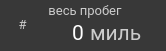
     <widget class="QFrame" name="f_dist_total">
      <property name="geometry">
       <rect>
        <x>190</x>
        <y>260</y>
        <width>166</width>
        <height>51</height>
       </rect>
      </property>
      <property name="minimumSize">
       <size>
        <width>166</width>
        <height>51</height>
       </size>
      </property>
      <property name="maximumSize">
       <size>
        <width>166</width>
        <height>51</height>
       </size>
      </property>
      <property name="styleSheet">
       <string notr="true">background-color: #383838;
border-radius: 20px;</string>
      </property>
      <property name="frameShape">
       <enum>QFrame::StyledPanel</enum>
      </property>
      <property name="frameShadow">
       <enum>QFrame::Raised</enum>
      </property>
      <widget class="QLabel" name="stat_dist_total_text">
       <property name="geometry">
        <rect>
         <x>30</x>
         <y>0</y>
         <width>110</width>
         <height>20</height>
        </rect>
       </property>
       <property name="minimumSize">
        <size>
         <width>110</width>
         <height>20</height>
        </size>
       </property>
       <property name="maximumSize">
        <size>
         <width>110</width>
         <height>20</height>
        </size>
       </property>
       <property name="palette">
        <palette>
         <active>
          <colorrole role="WindowText">
           <brush brushstyle="SolidPattern">
            <color alpha="255">
             <red>204</red>
             <green>204</green>
             <blue>204</blue>
            </color>
           </brush>
          </colorrole>
          <colorrole role="Button">
           <brush brushstyle="SolidPattern">
            <color alpha="255">
             <red>56</red>
             <green>56</green>
             <blue>56</blue>
            </color>
           </brush>
          </colorrole>
          <colorrole role="Text">
           <brush brushstyle="SolidPattern">
            <color alpha="255">
             <red>204</red>
             <green>204</green>
             <blue>204</blue>
            </color>
           </brush>
          </colorrole>
          <colorrole role="ButtonText">
           <brush brushstyle="SolidPattern">
            <color alpha="255">
             <red>204</red>
             <green>204</green>
             <blue>204</blue>
            </color>
           </brush>
          </colorrole>
          <colorrole role="Base">
           <brush brushstyle="SolidPattern">
            <color alpha="255">
             <red>56</red>
             <green>56</green>
             <blue>56</blue>
            </color>
           </brush>
          </colorrole>
          <colorrole role="Window">
           <brush brushstyle="SolidPattern">
            <color alpha="255">
             <red>56</red>
             <green>56</green>
             <blue>56</blue>
            </color>
           </brush>
          </colorrole>
         </active>
         <inactive>
          <colorrole role="WindowText">
           <brush brushstyle="SolidPattern">
            <color alpha="255">
             <red>204</red>
             <green>204</green>
             <blue>204</blue>
            </color>
           </brush>
          </colorrole>
          <colorrole role="Button">
           <brush brushstyle="SolidPattern">
            <color alpha="255">
             <red>56</red>
             <green>56</green>
             <blue>56</blue>
            </color>
           </brush>
          </colorrole>
          <colorrole role="Text">
           <brush brushstyle="SolidPattern">
            <color alpha="255">
             <red>204</red>
             <green>204</green>
             <blue>204</blue>
            </color>
           </brush>
          </colorrole>
          <colorrole role="ButtonText">
           <brush brushstyle="SolidPattern">
            <color alpha="255">
             <red>204</red>
             <green>204</green>
             <blue>204</blue>
            </color>
           </brush>
          </colorrole>
          <colorrole role="Base">
           <brush brushstyle="SolidPattern">
            <color alpha="255">
             <red>56</red>
             <green>56</green>
             <blue>56</blue>
            </color>
           </brush>
          </colorrole>
          <colorrole role="Window">
           <brush brushstyle="SolidPattern">
            <color alpha="255">
             <red>56</red>
             <green>56</green>
             <blue>56</blue>
            </color>
           </brush>
          </colorrole>
         </inactive>
         <disabled>
          <colorrole role="WindowText">
           <brush brushstyle="SolidPattern">
            <color alpha="255">
             <red>204</red>
             <green>204</green>
             <blue>204</blue>
            </color>
           </brush>
          </colorrole>
          <colorrole role="Button">
           <brush brushstyle="SolidPattern">
            <color alpha="255">
             <red>56</red>
             <green>56</green>
             <blue>56</blue>
            </color>
           </brush>
          </colorrole>
          <colorrole role="Text">
           <brush brushstyle="SolidPattern">
            <color alpha="255">
             <red>204</red>
             <green>204</green>
             <blue>204</blue>
            </color>
           </brush>
          </colorrole>
          <colorrole role="ButtonText">
           <brush brushstyle="SolidPattern">
            <color alpha="255">
             <red>204</red>
             <green>204</green>
             <blue>204</blue>
            </color>
           </brush>
          </colorrole>
          <colorrole role="Base">
           <brush brushstyle="SolidPattern">
            <color alpha="255">
             <red>56</red>
             <green>56</green>
             <blue>56</blue>
            </color>
           </brush>
          </colorrole>
          <colorrole role="Window">
           <brush brushstyle="SolidPattern">
            <color alpha="255">
             <red>56</red>
             <green>56</green>
             <blue>56</blue>
            </color>
           </brush>
          </colorrole>
         </disabled>
        </palette>
       </property>
       <property name="font">
        <font>
         <family>Roboto</family>
         <pointsize>10</pointsize>
        </font>
       </property>
       <property name="styleSheet">
        <string notr="true">color: #CCCCCC;</string>
       </property>
       <property name="text">
        <string>весь пробег</string>
       </property>
       <property name="alignment">
        <set>Qt::AlignCenter</set>
       </property>
      </widget>
      <widget class="QLabel" name="stat_dist_total">
       <property name="geometry">
        <rect>
         <x>42</x>
         <y>20</y>
         <width>42</width>
         <height>25</height>
        </rect>
       </property>
       <property name="minimumSize">
        <size>
         <width>42</width>
         <height>25</height>
        </size>
       </property>
       <property name="maximumSize">
        <size>
         <width>45</width>
         <height>25</height>
        </size>
       </property>
       <property name="palette">
        <palette>
         <active>
          <colorrole role="WindowText">
           <brush brushstyle="SolidPattern">
            <color alpha="255">
             <red>255</red>
             <green>255</green>
             <blue>255</blue>
            </color>
           </brush>
          </colorrole>
          <colorrole role="Button">
           <brush brushstyle="SolidPattern">
            <color alpha="255">
             <red>56</red>
             <green>56</green>
             <blue>56</blue>
            </color>
           </brush>
          </colorrole>
          <colorrole role="Text">
           <brush brushstyle="SolidPattern">
            <color alpha="255">
             <red>255</red>
             <green>255</green>
             <blue>255</blue>
            </color>
           </brush>
          </colorrole>
          <colorrole role="ButtonText">
           <brush brushstyle="SolidPattern">
            <color alpha="255">
             <red>255</red>
             <green>255</green>
             <blue>255</blue>
            </color>
           </brush>
          </colorrole>
          <colorrole role="Base">
           <brush brushstyle="SolidPattern">
            <color alpha="255">
             <red>56</red>
             <green>56</green>
             <blue>56</blue>
            </color>
           </brush>
          </colorrole>
          <colorrole role="Window">
           <brush brushstyle="SolidPattern">
            <color alpha="255">
             <red>56</red>
             <green>56</green>
             <blue>56</blue>
            </color>
           </brush>
          </colorrole>
         </active>
         <inactive>
          <colorrole role="WindowText">
           <brush brushstyle="SolidPattern">
            <color alpha="255">
             <red>255</red>
             <green>255</green>
             <blue>255</blue>
            </color>
           </brush>
          </colorrole>
          <colorrole role="Button">
           <brush brushstyle="SolidPattern">
            <color alpha="255">
             <red>56</red>
             <green>56</green>
             <blue>56</blue>
            </color>
           </brush>
          </colorrole>
          <colorrole role="Text">
           <brush brushstyle="SolidPattern">
            <color alpha="255">
             <red>255</red>
             <green>255</green>
             <blue>255</blue>
            </color>
           </brush>
          </colorrole>
          <colorrole role="ButtonText">
           <brush brushstyle="SolidPattern">
            <color alpha="255">
             <red>255</red>
             <green>255</green>
             <blue>255</blue>
            </color>
           </brush>
          </colorrole>
          <colorrole role="Base">
           <brush brushstyle="SolidPattern">
            <color alpha="255">
             <red>56</red>
             <green>56</green>
             <blue>56</blue>
            </color>
           </brush>
          </colorrole>
          <colorrole role="Window">
           <brush brushstyle="SolidPattern">
            <color alpha="255">
             <red>56</red>
             <green>56</green>
             <blue>56</blue>
            </color>
           </brush>
          </colorrole>
         </inactive>
         <disabled>
          <colorrole role="WindowText">
           <brush brushstyle="SolidPattern">
            <color alpha="255">
             <red>255</red>
             <green>255</green>
             <blue>255</blue>
            </color>
           </brush>
          </colorrole>
          <colorrole role="Button">
           <brush brushstyle="SolidPattern">
            <color alpha="255">
             <red>56</red>
             <green>56</green>
             <blue>56</blue>
            </color>
           </brush>
          </colorrole>
          <colorrole role="Text">
           <brush brushstyle="SolidPattern">
            <color alpha="255">
             <red>255</red>
             <green>255</green>
             <blue>255</blue>
            </color>
           </brush>
          </colorrole>
          <colorrole role="ButtonText">
           <brush brushstyle="SolidPattern">
            <color alpha="255">
             <red>255</red>
             <green>255</green>
             <blue>255</blue>
            </color>
           </brush>
          </colorrole>
          <colorrole role="Base">
           <brush brushstyle="SolidPattern">
            <color alpha="255">
             <red>56</red>
             <green>56</green>
             <blue>56</blue>
            </color>
           </brush>
          </colorrole>
          <colorrole role="Window">
           <brush brushstyle="SolidPattern">
            <color alpha="255">
             <red>56</red>
             <green>56</green>
             <blue>56</blue>
            </color>
           </brush>
          </colorrole>
         </disabled>
        </palette>
       </property>
       <property name="font">
        <font>
         <family>Roboto</family>
         <pointsize>16</pointsize>
         <weight>50</weight>
         <bold>false</bold>
        </font>
       </property>
       <property name="styleSheet">
        <string notr="true">color: rgb(255, 255, 255);</string>
       </property>
       <property name="text">
        <string>0</string>
       </property>
       <property name="alignment">
        <set>Qt::AlignRight|Qt::AlignTrailing|Qt::AlignVCenter</set>
       </property>
      </widget>
      <widget class="QLabel" name="stat_dist_total_unit">
       <property name="geometry">
        <rect>
         <x>90</x>
         <y>20</y>
         <width>70</width>
         <height>25</height>
        </rect>
       </property>
       <property name="minimumSize">
        <size>
         <width>70</width>
         <height>25</height>
        </size>
       </property>
       <property name="maximumSize">
        <size>
         <width>70</width>
         <height>25</height>
        </size>
       </property>
       <property name="palette">
        <palette>
         <active>
          <colorrole role="WindowText">
           <brush brushstyle="SolidPattern">
            <color alpha="255">
             <red>204</red>
             <green>204</green>
             <blue>204</blue>
            </color>
           </brush>
          </colorrole>
          <colorrole role="Button">
           <brush brushstyle="SolidPattern">
            <color alpha="255">
             <red>56</red>
             <green>56</green>
             <blue>56</blue>
            </color>
           </brush>
          </colorrole>
          <colorrole role="Text">
           <brush brushstyle="SolidPattern">
            <color alpha="255">
             <red>204</red>
             <green>204</green>
             <blue>204</blue>
            </color>
           </brush>
          </colorrole>
          <colorrole role="ButtonText">
           <brush brushstyle="SolidPattern">
            <color alpha="255">
             <red>204</red>
             <green>204</green>
             <blue>204</blue>
            </color>
           </brush>
          </colorrole>
          <colorrole role="Base">
           <brush brushstyle="SolidPattern">
            <color alpha="255">
             <red>56</red>
             <green>56</green>
             <blue>56</blue>
            </color>
           </brush>
          </colorrole>
          <colorrole role="Window">
           <brush brushstyle="SolidPattern">
            <color alpha="255">
             <red>56</red>
             <green>56</green>
             <blue>56</blue>
            </color>
           </brush>
          </colorrole>
         </active>
         <inactive>
          <colorrole role="WindowText">
           <brush brushstyle="SolidPattern">
            <color alpha="255">
             <red>204</red>
             <green>204</green>
             <blue>204</blue>
            </color>
           </brush>
          </colorrole>
          <colorrole role="Button">
           <brush brushstyle="SolidPattern">
            <color alpha="255">
             <red>56</red>
             <green>56</green>
             <blue>56</blue>
            </color>
           </brush>
          </colorrole>
          <colorrole role="Text">
           <brush brushstyle="SolidPattern">
            <color alpha="255">
             <red>204</red>
             <green>204</green>
             <blue>204</blue>
            </color>
           </brush>
          </colorrole>
          <colorrole role="ButtonText">
           <brush brushstyle="SolidPattern">
            <color alpha="255">
             <red>204</red>
             <green>204</green>
             <blue>204</blue>
            </color>
           </brush>
          </colorrole>
          <colorrole role="Base">
           <brush brushstyle="SolidPattern">
            <color alpha="255">
             <red>56</red>
             <green>56</green>
             <blue>56</blue>
            </color>
           </brush>
          </colorrole>
          <colorrole role="Window">
           <brush brushstyle="SolidPattern">
            <color alpha="255">
             <red>56</red>
             <green>56</green>
             <blue>56</blue>
            </color>
           </brush>
          </colorrole>
         </inactive>
         <disabled>
          <colorrole role="WindowText">
           <brush brushstyle="SolidPattern">
            <color alpha="255">
             <red>204</red>
             <green>204</green>
             <blue>204</blue>
            </color>
           </brush>
          </colorrole>
          <colorrole role="Button">
           <brush brushstyle="SolidPattern">
            <color alpha="255">
             <red>56</red>
             <green>56</green>
             <blue>56</blue>
            </color>
           </brush>
          </colorrole>
          <colorrole role="Text">
           <brush brushstyle="SolidPattern">
            <color alpha="255">
             <red>204</red>
             <green>204</green>
             <blue>204</blue>
            </color>
           </brush>
          </colorrole>
          <colorrole role="ButtonText">
           <brush brushstyle="SolidPattern">
            <color alpha="255">
             <red>204</red>
             <green>204</green>
             <blue>204</blue>
            </color>
           </brush>
          </colorrole>
          <colorrole role="Base">
           <brush brushstyle="SolidPattern">
            <color alpha="255">
             <red>56</red>
             <green>56</green>
             <blue>56</blue>
            </color>
           </brush>
          </colorrole>
          <colorrole role="Window">
           <brush brushstyle="SolidPattern">
            <color alpha="255">
             <red>56</red>
             <green>56</green>
             <blue>56</blue>
            </color>
           </brush>
          </colorrole>
         </disabled>
        </palette>
       </property>
       <property name="font">
        <font>
         <family>Roboto</family>
         <pointsize>16</pointsize>
        </font>
       </property>
       <property name="styleSheet">
        <string notr="true">color: #CCCCCC;</string>
       </property>
       <property name="text">
        <string>миль</string>
       </property>
       <property name="alignment">
        <set>Qt::AlignLeading|Qt::AlignLeft|Qt::AlignVCenter</set>
       </property>
      </widget>
      <widget class="QLabel" name="stat_dist_total_icon">
       <property name="geometry">
        <rect>
         <x>10</x>
         <y>12</y>
         <width>25</width>
         <height>25</height>
        </rect>
       </property>
       <property name="palette">
        <palette>
         <active>
          <colorrole role="WindowText">
           <brush brushstyle="SolidPattern">
            <color alpha="255">
             <red>204</red>
             <green>204</green>
             <blue>204</blue>
            </color>
           </brush>
          </colorrole>
          <colorrole role="Button">
           <brush brushstyle="SolidPattern">
            <color alpha="255">
             <red>56</red>
             <green>56</green>
             <blue>56</blue>
            </color>
           </brush>
          </colorrole>
          <colorrole role="Text">
           <brush brushstyle="SolidPattern">
            <color alpha="255">
             <red>204</red>
             <green>204</green>
             <blue>204</blue>
            </color>
           </brush>
          </colorrole>
          <colorrole role="ButtonText">
           <brush brushstyle="SolidPattern">
            <color alpha="255">
             <red>204</red>
             <green>204</green>
             <blue>204</blue>
            </color>
           </brush>
          </colorrole>
          <colorrole role="Base">
           <brush brushstyle="SolidPattern">
            <color alpha="255">
             <red>56</red>
             <green>56</green>
             <blue>56</blue>
            </color>
           </brush>
          </colorrole>
          <colorrole role="Window">
           <brush brushstyle="SolidPattern">
            <color alpha="255">
             <red>56</red>
             <green>56</green>
             <blue>56</blue>
            </color>
           </brush>
          </colorrole>
         </active>
         <inactive>
          <colorrole role="WindowText">
           <brush brushstyle="SolidPattern">
            <color alpha="255">
             <red>204</red>
             <green>204</green>
             <blue>204</blue>
            </color>
           </brush>
          </colorrole>
          <colorrole role="Button">
           <brush brushstyle="SolidPattern">
            <color alpha="255">
             <red>56</red>
             <green>56</green>
             <blue>56</blue>
            </color>
           </brush>
          </colorrole>
          <colorrole role="Text">
           <brush brushstyle="SolidPattern">
            <color alpha="255">
             <red>204</red>
             <green>204</green>
             <blue>204</blue>
            </color>
           </brush>
          </colorrole>
          <colorrole role="ButtonText">
           <brush brushstyle="SolidPattern">
            <color alpha="255">
             <red>204</red>
             <green>204</green>
             <blue>204</blue>
            </color>
           </brush>
          </colorrole>
          <colorrole role="Base">
           <brush brushstyle="SolidPattern">
            <color alpha="255">
             <red>56</red>
             <green>56</green>
             <blue>56</blue>
            </color>
           </brush>
          </colorrole>
          <colorrole role="Window">
           <brush brushstyle="SolidPattern">
            <color alpha="255">
             <red>56</red>
             <green>56</green>
             <blue>56</blue>
            </color>
           </brush>
          </colorrole>
         </inactive>
         <disabled>
          <colorrole role="WindowText">
           <brush brushstyle="SolidPattern">
            <color alpha="255">
             <red>204</red>
             <green>204</green>
             <blue>204</blue>
            </color>
           </brush>
          </colorrole>
          <colorrole role="Button">
           <brush brushstyle="SolidPattern">
            <color alpha="255">
             <red>56</red>
             <green>56</green>
             <blue>56</blue>
            </color>
           </brush>
          </colorrole>
          <colorrole role="Text">
           <brush brushstyle="SolidPattern">
            <color alpha="255">
             <red>204</red>
             <green>204</green>
             <blue>204</blue>
            </color>
           </brush>
          </colorrole>
          <colorrole role="ButtonText">
           <brush brushstyle="SolidPattern">
            <color alpha="255">
             <red>204</red>
             <green>204</green>
             <blue>204</blue>
            </color>
           </brush>
          </colorrole>
          <colorrole role="Base">
           <brush brushstyle="SolidPattern">
            <color alpha="255">
             <red>56</red>
             <green>56</green>
             <blue>56</blue>
            </color>
           </brush>
          </colorrole>
          <colorrole role="Window">
           <brush brushstyle="SolidPattern">
            <color alpha="255">
             <red>56</red>
             <green>56</green>
             <blue>56</blue>
            </color>
           </brush>
          </colorrole>
         </disabled>
        </palette>
       </property>
       <property name="font">
        <font>
         <family>Roboto</family>
         <pointsize>10</pointsize>
        </font>
       </property>
       <property name="styleSheet">
        <string notr="true">color: #CCCCCC;</string>
       </property>
       <property name="text">
        <string>#</string>
       </property>
       <property name="alignment">
        <set>Qt::AlignCenter</set>
       </property>
      </widget>
     </widget>
